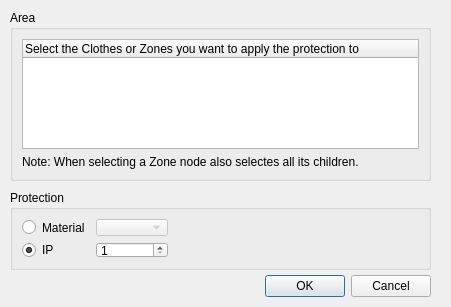
<?xml version="1.0" encoding="UTF-8"?>
<ui version="4.0">
 <class>SimUVAddProtections</class>
 <widget class="QDialog" name="SimUVAddProtections">
  <property name="geometry">
   <rect>
    <x>0</x>
    <y>0</y>
    <width>451</width>
    <height>307</height>
   </rect>
  </property>
  <property name="windowTitle">
   <string>Dialog</string>
  </property>
  <widget class="QDialogButtonBox" name="buttonBox">
   <property name="geometry">
    <rect>
     <x>90</x>
     <y>270</y>
     <width>341</width>
     <height>32</height>
    </rect>
   </property>
   <property name="orientation">
    <enum>Qt::Horizontal</enum>
   </property>
   <property name="standardButtons">
    <set>QDialogButtonBox::Cancel|QDialogButtonBox::Ok</set>
   </property>
  </widget>
  <widget class="QGroupBox" name="areaGroupBox">
   <property name="geometry">
    <rect>
     <x>10</x>
     <y>10</y>
     <width>421</width>
     <height>171</height>
    </rect>
   </property>
   <property name="title">
    <string>Area</string>
   </property>
   <layout class="QVBoxLayout" name="verticalLayout">
    <item>
     <widget class="QTreeWidget" name="areaTreeWidget">
      <property name="selectionMode">
       <enum>QAbstractItemView::MultiSelection</enum>
      </property>
      <column>
       <property name="text">
        <string>Select the Clothes or Zones you want to apply the protection to</string>
       </property>
      </column>
     </widget>
    </item>
    <item>
     <widget class="QLabel" name="label">
      <property name="text">
       <string>Note: When selecting a Zone node also selectes all its children.</string>
      </property>
     </widget>
    </item>
   </layout>
  </widget>
  <widget class="QGroupBox" name="protectionGroupBox">
   <property name="geometry">
    <rect>
     <x>10</x>
     <y>190</y>
     <width>421</width>
     <height>80</height>
    </rect>
   </property>
   <property name="title">
    <string>Protection</string>
   </property>
   <layout class="QGridLayout" name="gridLayout">
    <item row="0" column="1">
     <widget class="QComboBox" name="materialComboBox">
      <property name="enabled">
       <bool>false</bool>
      </property>
     </widget>
    </item>
    <item row="0" column="2">
     <spacer name="horizontalSpacer">
      <property name="orientation">
       <enum>Qt::Horizontal</enum>
      </property>
      <property name="sizeHint" stdset="0">
       <size>
        <width>40</width>
        <height>20</height>
       </size>
      </property>
     </spacer>
    </item>
    <item row="1" column="2">
     <spacer name="horizontalSpacer_2">
      <property name="orientation">
       <enum>Qt::Horizontal</enum>
      </property>
      <property name="sizeHint" stdset="0">
       <size>
        <width>40</width>
        <height>20</height>
       </size>
      </property>
     </spacer>
    </item>
    <item row="1" column="0">
     <widget class="QRadioButton" name="IPRadioButton">
      <property name="text">
       <string>IP</string>
      </property>
      <property name="checked">
       <bool>true</bool>
      </property>
     </widget>
    </item>
    <item row="1" column="1">
     <widget class="QSpinBox" name="IPSpinBox">
      <property name="minimum">
       <number>1</number>
      </property>
      <property name="maximum">
       <number>999</number>
      </property>
     </widget>
    </item>
    <item row="0" column="0">
     <widget class="QRadioButton" name="materialRadioButton">
      <property name="text">
       <string>Material</string>
      </property>
     </widget>
    </item>
   </layout>
  </widget>
 </widget>
 <resources/>
 <connections>
  <connection>
   <sender>buttonBox</sender>
   <signal>accepted()</signal>
   <receiver>SimUVAddProtections</receiver>
   <slot>accept()</slot>
   <hints>
    <hint type="sourcelabel">
     <x>248</x>
     <y>254</y>
    </hint>
    <hint type="destinationlabel">
     <x>157</x>
     <y>274</y>
    </hint>
   </hints>
  </connection>
  <connection>
   <sender>buttonBox</sender>
   <signal>rejected()</signal>
   <receiver>SimUVAddProtections</receiver>
   <slot>reject()</slot>
   <hints>
    <hint type="sourcelabel">
     <x>316</x>
     <y>260</y>
    </hint>
    <hint type="destinationlabel">
     <x>286</x>
     <y>274</y>
    </hint>
   </hints>
  </connection>
  <connection>
   <sender>materialRadioButton</sender>
   <signal>toggled(bool)</signal>
   <receiver>materialComboBox</receiver>
   <slot>setEnabled(bool)</slot>
   <hints>
    <hint type="sourcelabel">
     <x>59</x>
     <y>186</y>
    </hint>
    <hint type="destinationlabel">
     <x>117</x>
     <y>186</y>
    </hint>
   </hints>
  </connection>
  <connection>
   <sender>IPRadioButton</sender>
   <signal>toggled(bool)</signal>
   <receiver>IPSpinBox</receiver>
   <slot>setEnabled(bool)</slot>
   <hints>
    <hint type="sourcelabel">
     <x>48</x>
     <y>209</y>
    </hint>
    <hint type="destinationlabel">
     <x>97</x>
     <y>210</y>
    </hint>
   </hints>
  </connection>
 </connections>
</ui>
